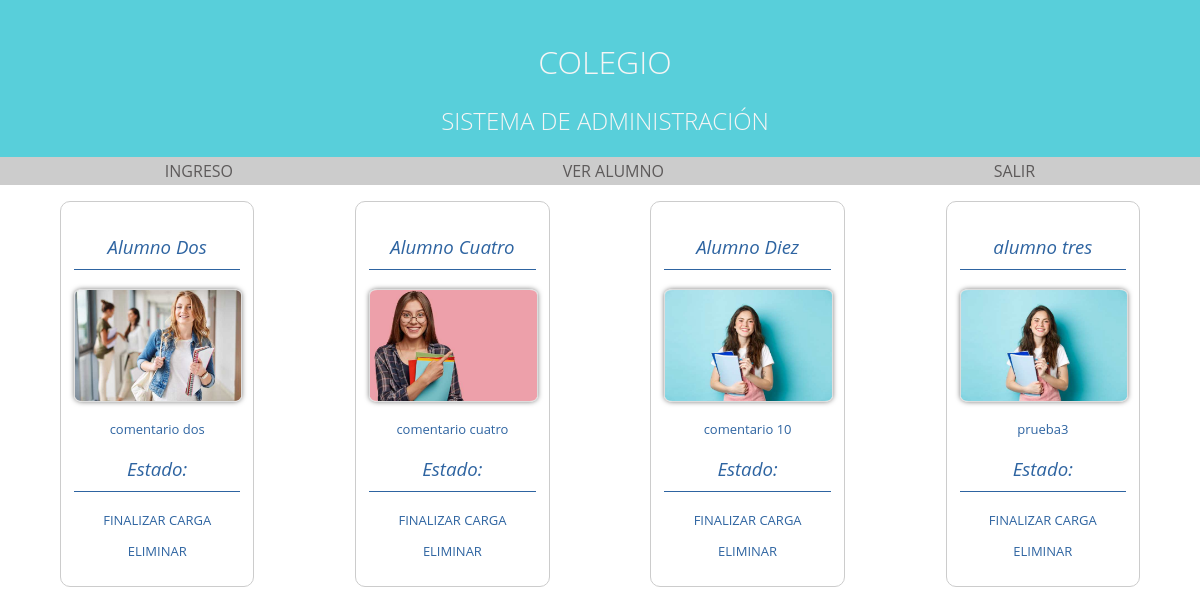
The app's page /unidad4_modulo2/ver_alumno.php with its own data.
### tables this page shows
CREATE TABLE `alumnos` (
  `id` int(11) NOT NULL,
  `nombre` varchar(20) NOT NULL,
  `apellido` varchar(30) NOT NULL,
  `imagen` longblob NOT NULL,
  `descripcion` text NOT NULL,
  `estado` varchar(10) NOT NULL
);

### unidad4_modulo2/ver_alumno.php (the view)
<?php include("header.php");?>
<section class="contenedor_alumno">
    <?php include("conexion.php");
    $consulta_db = mysqli_query($conexion_db, "SELECT * FROM alumnos");
    while ($mostrar_datos = mysqli_fetch_assoc($consulta_db)) {
    ?>
        <div class="caja_alumnos">
            <h3><?php echo $mostrar_datos["nombre"] ." ". $mostrar_datos["apellido"]; ?></h3>
            <img src="imagenes/<?php echo $mostrar_datos["imagen"]?>" alt="<?php echo $mostrar_datos["nombre"]?>">
            <p>
                <?php echo $mostrar_datos['descripcion'];?>
            </p>
            <h3>Estado: <?php echo $mostrar_datos['estado']?></h3>
            <a href="editar_estado.php?id= <?php echo $mostrar_datos['id']; ?>"> <p> Finalizar Carga </p></a>
            <a href="eliminar.php?id=<?php echo $mostrar_datos ["id"]; ?>"> <p> Eliminar </p></a>
        </div>
    <?php }?>
</section>

### unidad4_modulo2/estilo.css (style rules this page uses)
* { font-family: 'Open Sans', sans-serif; }
body { margin: 0; }
.contenedor_alumno { color: #2e64a1; display: flex; align-items: flex-start; flex-wrap: wrap; width: 90%; margin: 0 auto; justify-content: space-between; }
.caja_alumnos { width: 50%; border: 1px solid #ccc; border-radius: 10px; padding: 16px; margin: 16px 0; align-items: center; width: 18%; text-align: center; padding: 13px; box-sizing: border-box; }
.caja_alumnos img { width: 100%; border: 1px solid #ddd; max-width: 225px; border-radius: 5%; box-shadow: 0 0 5px rgba(0, 0, 0, 0.5); }
.caja_alumnos h3 { color: #2e64a1; font-weight: 500; font-style: italic; border-bottom: 1px solid #2e64a1; padding-bottom: 10px; }
.caja_alumnos p { font-size: 13px; }
.caja_alumnos a { color: #2e64a1; text-transform: uppercase; text-decoration: none; }

### records on screen
alumnos: nombre "Alumno", apellido "Dos", imagen (picture), descripcion "comentario dos"
alumnos: nombre "Alumno", apellido "Cuatro", imagen (picture), descripcion "comentario cuatro"
alumnos: nombre "Alumno", apellido "Diez", imagen (picture), descripcion "comentario 10"
alumnos: nombre "alumno", apellido "tres", imagen+nombre (picture), descripcion "prueba3"
